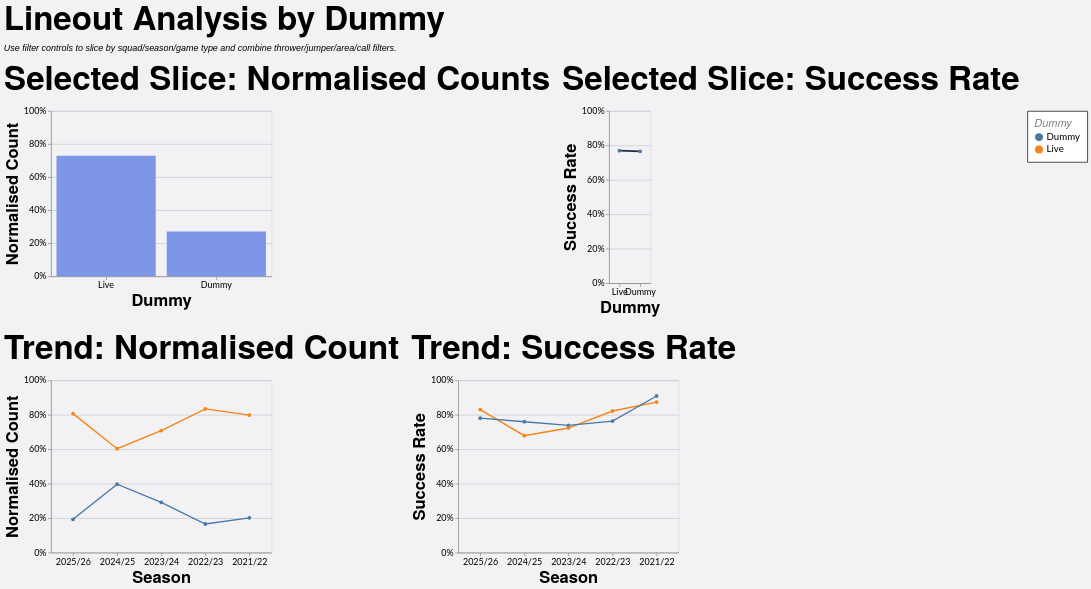

Specify this chart in Vega-Lite:
### Vega-Lite specification from a JSON file in a GitHub repository (floating-point values rounded to 4 significant figures; data arrays with more than 128 entries replaced by an {"elided": "..."} marker saying what was removed)
{"config": {"axis": {"labelFont": "Lato, sans-serif", "titleFont": "PT Sans Narrow, Helvetica Neue, Helvetica, Arial, sans-serif", "labelFontSize": 13, "titleFontSize": 24, "gridColor": "#202947", "gridOpacity": 0.2}, "header": {"labelFont": "PT Sans Narrow, Helvetica Neue, Helvetica, Arial, sans-serif", "titleFont": "PT Sans Narrow, Helvetica Neue, Helvetica, Arial, sans-serif", "labelFontSize": 24, "titleFontSize": 28, "labelFontWeight": "bold", "orient": "left"}, "legend": {"labelFont": "Lato, sans-serif", "titleFont": "PT Sans Narrow, Helvetica Neue, Helvetica, Arial, sans-serif", "labelFontSize": 14, "titleFontSize": 16, "titlePadding": 5, "fillColor": "white", "strokeColor": "black", "padding": 10, "titleFontWeight": "lighter", "titleFontStyle": "italic", "titleColor": "gray", "offset": 10}, "title": {"font": "PT Sans Narrow, Helvetica Neue, Helvetica, Arial, sans-serif", "fontSize": 48, "fontWeight": "bold", "anchor": "start", "align": "center", "titlePadding": 20, "subtitlePadding": 10, "subtitleFontSize": 13, "subtitleColor": "", "subtitleFontStyle": "italic", "offset": 15, "color": "black"}, "axisX": {"labelAngle": 0}, "facet": {"title": null, "header": null, "align": {"row": "each", "column": "each"}}, "resolve": {"scale": {"y": "independent", "facet": "independent"}}, "background": "#f2f1f4"}, "vconcat": [{"hconcat": [{"mark": {"type": "bar", "color": "#7d96e8"}, "encoding": {"tooltip": [{"field": "dummy", "title": "Dummy", "type": "nominal"}, {"field": "attempts", "format": ",.0f", "title": "Lineouts", "type": "quantitative"}, {"field": "share", "format": ".1%", "title": "Normalised Count", "type": "quantitative"}], "x": {"field": "dummy", "sort": "-y", "title": "Dummy", "type": "nominal"}, "y": {"axis": {"format": "%"}, "field": "share", "scale": {"domain": [0, 1]}, "title": "Normalised Count", "type": "quantitative"}}, "height": 240, "title": "Selected Slice: Normalised Counts", "transform": [{"filter": "(loSquad == 'All' || datum.squad == loSquad) && (loGameType == 'All' || (loGameType == 'League + Cup' && (datum.game_type == 'League' || datum.game_type == 'Cup')) || (loGameType == 'League only' && datum.game_type == 'League') || datum.game_type == loGameType) && (loOpposition == 'All' || datum.opposition == loOpposition) && (loThrower == 'All' || datum.thrower == loThrower) && (loJumper == 'All' || datum.jumper == loJumper) && (loArea == 'All' || datum.area == loArea) && (loNumbers == 'All' || datum.numbers == loNumbers) && (loCall == 'All' || datum.call == loCall) && (loCallType == 'All' || datum.call_type == loCallType)"}, {"filter": "(loSeason == 'All' || datum.season == loSeason)"}, {"aggregate": [{"op": "count", "as": "attempts"}, {"op": "sum", "field": "won", "as": "won"}], "groupby": ["dummy"]}, {"joinaggregate": [{"op": "sum", "field": "attempts", "as": "total_attempts"}]}, {"calculate": "datum.attempts / datum.total_attempts", "as": "share"}, {"calculate": "datum.won / datum.attempts", "as": "success_rate"}], "width": 320}, {"mark": {"type": "line", "color": "#202946", "point": true, "strokeWidth": 2.5}, "encoding": {"tooltip": [{"field": "dummy", "title": "Dummy", "type": "nominal"}, {"field": "won", "format": ",.0f", "title": "Won", "type": "quantitative"}, {"field": "attempts", "format": ",.0f", "title": "Lineouts", "type": "quantitative"}, {"field": "success_rate", "format": ".1%", "title": "Success Rate", "type": "quantitative"}], "x": {"field": "dummy", "sort": "-y", "title": "Dummy", "type": "nominal"}, "y": {"axis": {"format": "%"}, "field": "success_rate", "scale": {"domain": [0, 1]}, "title": "Success Rate", "type": "quantitative"}}, "height": 250, "title": "Selected Slice: Success Rate", "transform": [{"filter": "(loSquad == 'All' || datum.squad == loSquad) && (loGameType == 'All' || (loGameType == 'League + Cup' && (datum.game_type == 'League' || datum.game_type == 'Cup')) || (loGameType == 'League only' && datum.game_type == 'League') || datum.game_type == loGameType) && (loOpposition == 'All' || datum.opposition == loOpposition) && (loThrower == 'All' || datum.thrower == loThrower) && (loJumper == 'All' || datum.jumper == loJumper) && (loArea == 'All' || datum.area == loArea) && (loNumbers == 'All' || datum.numbers == loNumbers) && (loCall == 'All' || datum.call == loCall) && (loCallType == 'All' || datum.call_type == loCallType)"}, {"filter": "(loSeason == 'All' || datum.season == loSeason)"}, {"aggregate": [{"op": "count", "as": "attempts"}, {"op": "sum", "field": "won", "as": "won"}], "groupby": ["dummy"]}, {"joinaggregate": [{"op": "sum", "field": "attempts", "as": "total_attempts"}]}, {"calculate": "datum.attempts / datum.total_attempts", "as": "share"}, {"calculate": "datum.won / datum.attempts", "as": "success_rate"}], "width": {"step": 30}}], "spacing": 16}, {"hconcat": [{"mark": {"type": "line", "point": true, "strokeWidth": 2}, "encoding": {"color": {"field": "dummy", "title": "Dummy", "type": "nominal"}, "tooltip": [{"field": "season", "title": "Season", "type": "nominal"}, {"field": "dummy", "title": "Dummy", "type": "nominal"}, {"field": "attempts", "format": ",.0f", "title": "Lineouts", "type": "quantitative"}, {"field": "norm_count", "format": ".1%", "title": "Normalised Count", "type": "quantitative"}], "x": {"field": "season", "sort": "-x", "title": "Season", "type": "nominal"}, "y": {"axis": {"format": "%"}, "field": "norm_count", "scale": {"domain": [0, 1]}, "title": "Normalised Count", "type": "quantitative"}}, "height": 250, "title": "Trend: Normalised Count", "transform": [{"filter": "(loSquad == 'All' || datum.squad == loSquad) && (loGameType == 'All' || (loGameType == 'League + Cup' && (datum.game_type == 'League' || datum.game_type == 'Cup')) || (loGameType == 'League only' && datum.game_type == 'League') || datum.game_type == loGameType) && (loOpposition == 'All' || datum.opposition == loOpposition) && (loThrower == 'All' || datum.thrower == loThrower) && (loJumper == 'All' || datum.jumper == loJumper) && (loArea == 'All' || datum.area == loArea) && (loNumbers == 'All' || datum.numbers == loNumbers) && (loCall == 'All' || datum.call == loCall) && (loCallType == 'All' || datum.call_type == loCallType)"}, {"aggregate": [{"op": "count", "as": "attempts"}, {"op": "sum", "field": "won", "as": "won"}], "groupby": ["season", "dummy"]}, {"joinaggregate": [{"op": "sum", "field": "attempts", "as": "season_attempts"}], "groupby": ["season"]}, {"calculate": "datum.attempts / datum.season_attempts", "as": "norm_count"}, {"calculate": "datum.won / datum.attempts", "as": "success_rate"}], "width": 320}, {"mark": {"type": "line", "point": true, "strokeWidth": 2}, "encoding": {"color": {"field": "dummy", "title": "Dummy", "type": "nominal"}, "tooltip": [{"field": "season", "title": "Season", "type": "nominal"}, {"field": "dummy", "title": "Dummy", "type": "nominal"}, {"field": "won", "format": ",.0f", "title": "Won", "type": "quantitative"}, {"field": "attempts", "format": ",.0f", "title": "Lineouts", "type": "quantitative"}, {"field": "success_rate", "format": ".1%", "title": "Success Rate", "type": "quantitative"}], "x": {"field": "season", "sort": "-x", "title": "Season", "type": "nominal"}, "y": {"axis": {"format": "%"}, "field": "success_rate", "scale": {"domain": [0, 1]}, "title": "Success Rate", "type": "quantitative"}}, "height": 250, "title": "Trend: Success Rate", "transform": [{"filter": "(loSquad == 'All' || datum.squad == loSquad) && (loGameType == 'All' || (loGameType == 'League + Cup' && (datum.game_type == 'League' || datum.game_type == 'Cup')) || (loGameType == 'League only' && datum.game_type == 'League') || datum.game_type == loGameType) && (loOpposition == 'All' || datum.opposition == loOpposition) && (loThrower == 'All' || datum.thrower == loThrower) && (loJumper == 'All' || datum.jumper == loJumper) && (loArea == 'All' || datum.area == loArea) && (loNumbers == 'All' || datum.numbers == loNumbers) && (loCall == 'All' || datum.call == loCall) && (loCallType == 'All' || datum.call_type == loCallType)"}, {"aggregate": [{"op": "count", "as": "attempts"}, {"op": "sum", "field": "won", "as": "won"}], "groupby": ["season", "dummy"]}, {"joinaggregate": [{"op": "sum", "field": "attempts", "as": "season_attempts"}], "groupby": ["season"]}, {"calculate": "datum.attempts / datum.season_attempts", "as": "norm_count"}, {"calculate": "datum.won / datum.attempts", "as": "success_rate"}], "width": 320}], "spacing": 16}], "data": {"name": "data-a65677e804bf828a00270f35a3ac9793"}, "params": [{"name": "loSquad", "value": "All"}, {"name": "loSeason", "value": "All"}, {"name": "loGameType", "value": "All"}, {"name": "loOpposition", "value": "All"}, {"name": "loThrower", "value": "All"}, {"name": "loJumper", "value": "All"}, {"name": "loArea", "value": "All"}, {"name": "loNumbers", "value": "All"}, {"name": "loCall", "value": "All"}, {"name": "loCallType", "value": "All"}], "spacing": 22, "title": {"text": "Lineout Analysis by Dummy", "subtitle": "Use filter controls to slice by squad/season/game type and combine thrower/jumper/area/call filters."}, "$schema": "https://vega.github.io/schema/vega-lite/v5.20.1.json", "datasets": {"data-a65677e804bf828a00270f35a3ac9793": {"elided": "1242 records"}}}
